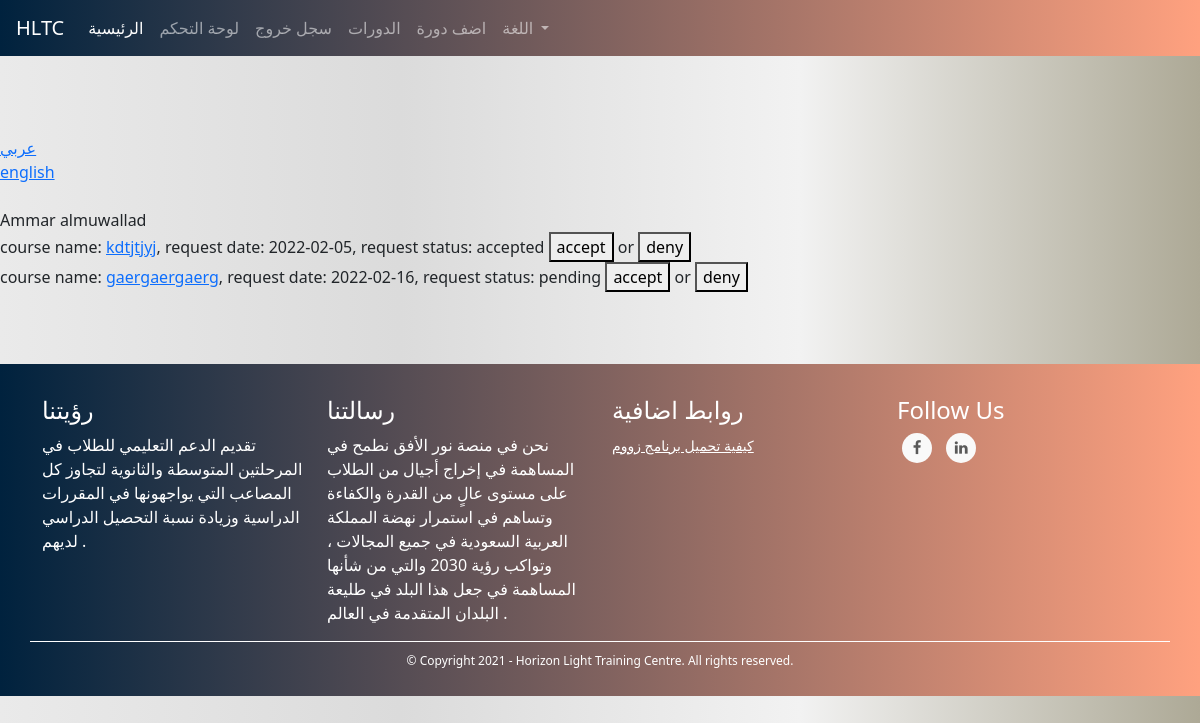
Page /admins/leave-requests (signed in) on the committed database.
### TUTOR/models.py (models this page shows, shortened)
class StudentDataModel(db.Model):
    id = db.Column(db.Integer, primary_key=True)
    date_of_birth = db.Column(db.DateTime, nullable=False)
    user_id = db.Column(db.Integer, db.ForeignKey('user_model.id'))
    courses = db.relationship('CourseModel', secondary=courses, lazy='subquery',
        backref=db.backref('students', lazy=True))

class UserModel(db.Model, UserMixin):
    id = db.Column(db.Integer, primary_key=True)
    first_name = db.Column(db.String(128), nullable=False)
    last_name = db.Column(db.String(128), nullable=False)
    username = db.Column(db.String(20), unique=True, nullable=False)
    email = db.Column(db.String(256), unique=True, nullable=False)
    password = db.Column(db.String(255), nullable=False)
    user_type = db.Column(db.String(30), nullable=False)
    _gender = db.Column(db.Boolean, nullable=False, default=True)
    email_confirmation_code = db.Column(db.String(5), nullable=True)
    is_confirmed = db.Column(db.Boolean, nullable=False, default=False)
    creation_date = db.Column(db.DateTime, nullable=False, default=datetime.utcnow)
    admin_data_model = db.relationship('AdminDataModel', backref='user', uselist=False)
    tutor_data_model = db.relationship('TutorDataModel', backref='user', uselist=False)
    student_data_model = db.relationship('StudentDataModel', backref='user', uselist=False)
    @property
    def full_name(self):
        return self.first_name + " " + self.last_name

class CourseModel(db.Model):
    id = db.Column(db.Integer, primary_key=True)
    name = db.Column(db.String(130), nullable=False)
    description = db.Column(db.String(1000), nullable=False)
    subject = db.Column(db.String(), nullable=False)
    price = db.Column(db.Integer, nullable=False)
    min_students = db.Column(db.Integer, nullable=False)
    max_students = db.Column(db.Integer, nullable=False)
    currency = db.Column(db.String(3), nullable=False)
    began = db.Column(db.Boolean, nullable=False, default=False)
    ended = db.Column(db.Boolean, nullable=False, default=False)
    course_type = db.Column(db.Integer, nullable=False) # 1 for start when min number # 2 for start with min and date
    _period = db.Column(db.Integer, nullable=True) # days
    _start_date = db.Column(db.DateTime, nullable=True)
    _end_date = db.Column(db.DateTime, nullable=True)
    links = db.Column(db.String(), nullable=False) # {"zoom_for_tutor": "link", "zoom_for_students": "link", ...}
    weekly_time_table_json  = db.Column(db.String(1000), nullable=False) # {"saturday": {"from": ..., "to": ...}, ...}
    _state = db.Column(db.String(), nullable=False, default=json.dumps({"state_code": 1, "state_string": "لم تبدأ بعد", "allowed_actions": ["join", "view", "start", "cancel"]})) # {"state_code": 2, "state_string": "قائم", "allowed_actions": ["view", "end"]} {"state_code": 3, "state_string": "انتهى", "allowed_actions": ["delete"]} {"state_code": 4, "state_string": "ملغي", "allowed_actions": ["delete"]}
    number_of_students_paid = db.Column(db.Integer, nullable=False, default=0)
    have_sent_first_payment_emails = db.Column(db.Boolean, nullable=False, default=False)
    created_by_admin = db.Column(db.Boolean, nullable=False)
    creation_date = db.Column(db.DateTime, nullable=False, default=datetime.utcnow)
    payment_model = db.relationship('PaymentModel', backref='course', uselist=False)
    tutor_data_model_id = db.Column(db.Integer, db.ForeignKey('tutor_data_model.id'),
        nullable=False)
    def link(self, name):
        return json.loads(self.links)[name]
    def start(self):
        self.began = True
        self._state = json.dumps({"state_code": 2, "state_string": "قائم", "allowed_actions": ["view", "end", "cancel"]})
        if self.course_type == 1:
            now = datetime.date(datetime.utcnow())
            self._start_date = now
            self._end_date = now + timedelta(days=self.period)
        db.session.commit()
        for sdm in self.students: # the paymetn is when a student joins not when the course begins bcz the course wont begin if students didn't pay
            send_student_course_start_email(sdm.user, self)
        send_tutor_course_start_email(self.tutor.user, self)
        return True
    def end(self):
        self.ended = True
        self._state = json.dumps({"state_code": 3, "state_string": "انتهى", "allowed_actions": ["delete"]})
        db.session.commit()
        for sdm in self.students:
            send_student_course_ended_email(sdm.user, self)
        send_tutor_course_ended_email(self.tutor.user, self)
        return True
    def cancel(self):
        self._state = json.dumps({"state_code": 4, "state_string": "ملغي", "allowed_actions": ["delete"]})
        db.session.commit()
        self.payment_model.refund_all()
        for sdm in self.students:
            send_student_course_canceled_email(sdm.user, self)
        send_tutor_course_canceled_email(self.tutor.user, self)

### TUTOR/ADMINISTRATION/routes.py (the view)
@admins_blueprint.route("/admins/leave-requests", methods=["GET"])
@login_required(ADMIN_TYPES)
def requests_list(): # admin only
    storage = AdminstrationStorageModel.instance()
    new_leave_requests = {}
    if storage.has_leave_requests():
        leave_requests = storage.leave_requests
        for student_id in leave_requests: #'{"student_id": [{"course_id": ..., "date": ..., "status": "pending"/"accepted"/"denied"}, {}], ....}'
            new_leave_requests[StudentDataModel.query.get(int(student_id))] = leave_requests[student_id] # change key to student pointer
            for student in new_leave_requests:
                for i, request in enumerate(new_leave_requests[student]):
                    new_leave_requests[student][i] = {"course": CourseModel.query.get(new_leave_requests[student][i].get("course_id")), "date": new_leave_requests[student][i].get("date"), "status": new_leave_requests[student][i].get("status")}
    return render_template("admins/leave_requests.html", requests=new_leave_requests)

### TUTOR/ADMINISTRATION/routes.py (called while the page is built)
@admins_blueprint.context_processor
def utility_processor():
    return dict(get_language_text=LngObj.get_language_text, get_current_page_language_list=LngObj.get_current_page_language_list, languages=LANGUAGES, admin_types=ADMIN_TYPES, settings=SiteSettingsModel.instance())

### TUTOR/models.py (called while the page is built)
@login_manager.user_loader
def load_user(user_id):
    return UserModel.query.get(int(user_id))

    @classmethod
    def instance(cls):
        return cls.query.get(1)

    @property
    def leave_requests(self):
        return json.loads(self._leave_requests)

    def has_leave_requests(self):
        return True if len(self.leave_requests) > 0 else False

    @classmethod
    def instance(cls):
        return cls.query.get(1)

### TUTOR/utils/languages.py (called while the page is built)
    @staticmethod
    def translate(page_name, language=DEFAULT_LANGUAGE): # returns specific language page
        return LngObj.read_language_file(page_name, language)

    @staticmethod
    def read_language_file(page_name, language):
        path = os.path.join(current_app.root_path,"static", "languages", language + ".json")
        with open(path, "r", encoding='utf-8') as f:
            language_dict = json.loads(f.read())
            page_list = language_dict.get(page_name)
            return page_list if page_list else []

    @staticmethod
    def get_validated_page_language_list(view, language_cookie): # returns specific language page with extra validation
        if not language_cookie or language_cookie not in list(LANGUAGES.keys()):
            page_language_list = LngObj.translate(view)
        else:
            page_language_list = LngObj.translate(view, language_cookie)
        return page_language_list

    @staticmethod
    def get_current_page_language_list(): # returns current page language list
        current_page, _args_dict = reverse_url_for(request.path)
        page_language_list = LngObj.get_validated_page_language_list(current_page, request.cookies.get("language"))
        return page_language_list

    @staticmethod
    def get_language_text(tag, language_list): # returns single text using it's tag
        return next(x.get("description") for x in language_list if x.get("tag") == tag)

### TUTOR/templates/admins/leave_requests.html (shortened to what this page needs)
{% extends "template.html" %}
{% block content %}
    <br><br><br>
       {% include "snippets/language_select.html" %}
    <br>
    {% for student in requests %}
        {{ student.user.full_name }}
        <br>
        {% for request in requests.get(student) %}
        course name: <a href="{{ url_for('courses_blueprint.course', course_id=request.get('course').id) }}">{{ request.get("course").name }}</a>, request date: {{ request.get("date") }}, request status: {{ request.get("status") }}
        <a href="{{ url_for('admins_blueprint.reply_to_leave_request', reply='accept', student_id=student.id, course_id=request.get('course').id) }}"><button>accept</button></a> or <a href="{{ url_for('admins_blueprint.reply_to_leave_request', reply='deny', student_id=student.id, course_id=request.get('course').id) }}"><button>deny</button></a>
        <br>
        {% endfor %}
        <br><br><br>
    {% endfor %}
{% endblock %}

### TUTOR/static/css/global.css (style rules this page uses)
body { background: #ADA996; background: -webkit-linear-gradient(to right, #EAEAEA, #DBDBDB, #F2F2F2, #ADA996); background: linear-gradient(to right, #EAEAEA, #DBDBDB, #F2F2F2, #ADA996); }

### rows in the picture
StudentDataModel: user.full_name "Ammar almuwallad", get "2022-02-05" "2022-02-16", get "accepted" "pending"
CourseModel: get "kdtjtjyj"
CourseModel: get "gaergaergaerg"

### other values in the picture
{{ value }} "عربي" "english"
